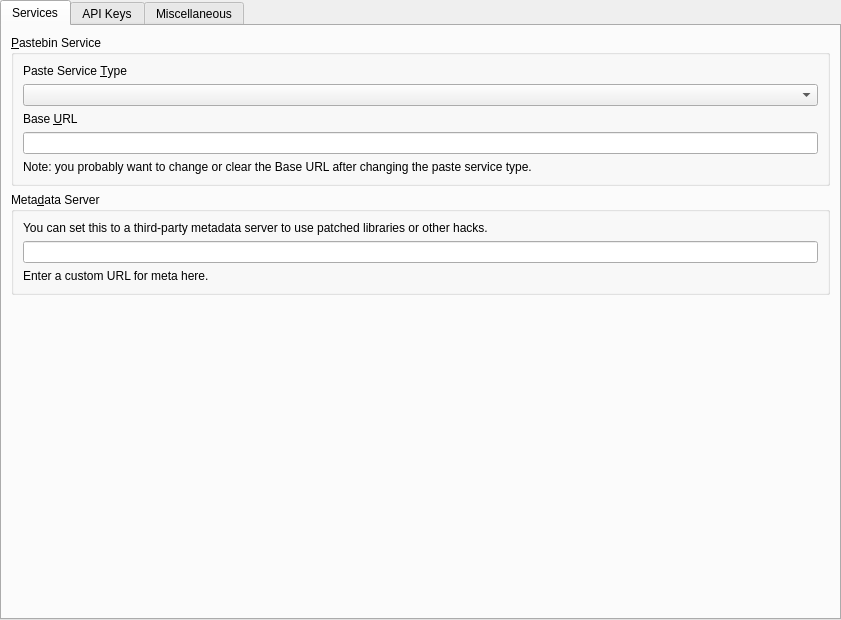
<?xml version="1.0" encoding="UTF-8"?>
<ui version="4.0">
 <class>APIPage</class>
 <widget class="QWidget" name="APIPage">
  <property name="geometry">
   <rect>
    <x>0</x>
    <y>0</y>
    <width>841</width>
    <height>620</height>
   </rect>
  </property>
  <layout class="QVBoxLayout" name="verticalLayout">
   <property name="leftMargin">
    <number>0</number>
   </property>
   <property name="topMargin">
    <number>0</number>
   </property>
   <property name="rightMargin">
    <number>0</number>
   </property>
   <property name="bottomMargin">
    <number>0</number>
   </property>
   <item>
    <widget class="QTabWidget" name="tabWidget">
     <property name="currentIndex">
      <number>0</number>
     </property>
     <widget class="QWidget" name="tab">
      <attribute name="title">
       <string>Services</string>
      </attribute>
      <layout class="QVBoxLayout" name="verticalLayout_2">
       <item>
        <widget class="QGroupBox" name="groupBox_paste">
         <property name="title">
          <string>&amp;Pastebin Service</string>
         </property>
         <layout class="QVBoxLayout" name="verticalLayout_3">
          <item>
           <widget class="QLabel" name="pasteServiceTypeLabel">
            <property name="text">
             <string>Paste Service &amp;Type</string>
            </property>
            <property name="buddy">
             <cstring>pasteTypeComboBox</cstring>
            </property>
           </widget>
          </item>
          <item>
           <widget class="QComboBox" name="pasteTypeComboBox"/>
          </item>
          <item>
           <widget class="QLabel" name="baseURLLabel">
            <property name="text">
             <string>Base &amp;URL</string>
            </property>
            <property name="buddy">
             <cstring>baseURLEntry</cstring>
            </property>
           </widget>
          </item>
          <item>
           <widget class="QLineEdit" name="baseURLEntry">
            <property name="placeholderText">
             <string/>
            </property>
            <property name="clearButtonEnabled">
             <bool>true</bool>
            </property>
           </widget>
          </item>
          <item>
           <widget class="QLabel" name="baseURLNote">
            <property name="text">
             <string>Note: you probably want to change or clear the Base URL after changing the paste service type.</string>
            </property>
            <property name="wordWrap">
             <bool>true</bool>
            </property>
           </widget>
          </item>
         </layout>
        </widget>
       </item>
       <item>
        <widget class="QGroupBox" name="groupBox_meta">
         <property name="title">
          <string>Meta&amp;data Server</string>
         </property>
         <layout class="QVBoxLayout" name="verticalLayout_5">
          <item>
           <widget class="QLabel" name="label_5">
            <property name="text">
             <string>You can set this to a third-party metadata server to use patched libraries or other hacks.</string>
            </property>
            <property name="textFormat">
             <enum>Qt::RichText</enum>
            </property>
            <property name="wordWrap">
             <bool>true</bool>
            </property>
           </widget>
          </item>
          <item>
           <widget class="QLineEdit" name="metaURL">
            <property name="placeholderText">
             <string/>
            </property>
           </widget>
          </item>
          <item>
           <widget class="QLabel" name="label_6">
            <property name="text">
             <string>Enter a custom URL for meta here.</string>
            </property>
            <property name="textFormat">
             <enum>Qt::RichText</enum>
            </property>
            <property name="wordWrap">
             <bool>true</bool>
            </property>
            <property name="openExternalLinks">
             <bool>true</bool>
            </property>
           </widget>
          </item>
         </layout>
        </widget>
       </item>
       <item>
        <spacer name="verticalSpacer_2">
         <property name="orientation">
          <enum>Qt::Vertical</enum>
         </property>
         <property name="sizeHint" stdset="0">
          <size>
           <width>20</width>
           <height>40</height>
          </size>
         </property>
        </spacer>
       </item>
      </layout>
     </widget>
     <widget class="QWidget" name="tab_2">
      <attribute name="title">
       <string>API Keys</string>
      </attribute>
      <layout class="QVBoxLayout" name="verticalLayout_8">
       <item>
        <widget class="QGroupBox" name="groupBox_msa">
         <property name="title">
          <string>&amp;Microsoft Authentication</string>
         </property>
         <layout class="QVBoxLayout" name="verticalLayout_4">
          <item>
           <widget class="QLabel" name="label_3">
            <property name="text">
             <string>Note: you probably don't need to set this if logging in via Microsoft Authentication already works.</string>
            </property>
            <property name="textFormat">
             <enum>Qt::RichText</enum>
            </property>
            <property name="wordWrap">
             <bool>true</bool>
            </property>
           </widget>
          </item>
          <item>
           <widget class="QLineEdit" name="msaClientID">
            <property name="placeholderText">
             <string>(Default)</string>
            </property>
           </widget>
          </item>
          <item>
           <widget class="QLabel" name="label_4">
            <property name="text">
             <string>Enter a custom client ID for Microsoft Authentication here.</string>
            </property>
            <property name="textFormat">
             <enum>Qt::RichText</enum>
            </property>
            <property name="wordWrap">
             <bool>true</bool>
            </property>
            <property name="openExternalLinks">
             <bool>true</bool>
            </property>
           </widget>
          </item>
         </layout>
        </widget>
       </item>
       <item>
        <widget class="QGroupBox" name="groupBox_ely">
         <property name="title">
          <string>&amp;Ely.by Accounts</string>
         </property>
         <layout class="QVBoxLayout" name="verticalLayout_10">
          <item>
           <widget class="QLabel" name="label_2">
            <property name="text">
             <string>Note: you probably don't need to set this if logging in via Ely.by Accounts already works.</string>
            </property>
            <property name="textFormat">
             <enum>Qt::RichText</enum>
            </property>
            <property name="wordWrap">
             <bool>true</bool>
            </property>
           </widget>
          </item>
          <item>
           <widget class="QLineEdit" name="elyClientID">
            <property name="placeholderText">
             <string>(Default)</string>
            </property>
           </widget>
          </item>
          <item>
           <widget class="QLabel" name="label_13">
            <property name="text">
             <string>Enter a custom client ID for Ely.by Accounts here.</string>
            </property>
            <property name="textFormat">
             <enum>Qt::RichText</enum>
            </property>
            <property name="wordWrap">
             <bool>true</bool>
            </property>
            <property name="openExternalLinks">
             <bool>true</bool>
            </property>
           </widget>
          </item>
         </layout>
        </widget>
       </item>
       <item>
        <widget class="QGroupBox" name="groupBox_modrinth">
         <property name="enabled">
          <bool>true</bool>
         </property>
         <property name="title">
          <string>&amp;Modrinth API</string>
         </property>
         <layout class="QGridLayout" name="gridLayout">
          <item row="0" column="0">
           <widget class="QLabel" name="label_8">
            <property name="text">
             <string>&lt;html&gt;&lt;head/&gt;&lt;body&gt;&lt;p&gt;Note: you only need to set this to access private data. Read the &lt;a href=&quot;https://docs.modrinth.com/#section/Authentication&quot;&gt;documentation&lt;/a&gt; for more information.&lt;/p&gt;&lt;/body&gt;&lt;/html&gt;</string>
            </property>
            <property name="openExternalLinks">
             <bool>true</bool>
            </property>
           </widget>
          </item>
          <item row="2" column="0">
           <widget class="QLabel" name="label_7">
            <property name="text">
             <string>Enter a custom API token for Modrinth here.</string>
            </property>
            <property name="textFormat">
             <enum>Qt::RichText</enum>
            </property>
            <property name="wordWrap">
             <bool>true</bool>
            </property>
            <property name="openExternalLinks">
             <bool>true</bool>
            </property>
           </widget>
          </item>
          <item row="1" column="0">
           <widget class="QLineEdit" name="modrinthToken">
            <property name="enabled">
             <bool>true</bool>
            </property>
            <property name="placeholderText">
             <string>(None)</string>
            </property>
           </widget>
          </item>
         </layout>
        </widget>
       </item>
       <item>
        <widget class="QGroupBox" name="groupBox_flame">
         <property name="enabled">
          <bool>true</bool>
         </property>
         <property name="title">
          <string>&amp;CurseForge Core API</string>
         </property>
         <layout class="QGridLayout" name="gridLayout_2">
          <item row="0" column="0">
           <widget class="QLabel" name="label_10">
            <property name="text">
             <string>Note: you probably don't need to set this if CurseForge already works.</string>
            </property>
           </widget>
          </item>
          <item row="2" column="0">
           <widget class="QLabel" name="label_9">
            <property name="text">
             <string>Enter a custom API Key for CurseForge here.</string>
            </property>
            <property name="textFormat">
             <enum>Qt::RichText</enum>
            </property>
            <property name="wordWrap">
             <bool>true</bool>
            </property>
            <property name="openExternalLinks">
             <bool>true</bool>
            </property>
           </widget>
          </item>
          <item row="1" column="0">
           <widget class="QLineEdit" name="flameKey">
            <property name="enabled">
             <bool>true</bool>
            </property>
            <property name="placeholderText">
             <string>(Default)</string>
            </property>
           </widget>
          </item>
         </layout>
        </widget>
       </item>
       <item>
        <widget class="QGroupBox" name="groupBox">
         <property name="title">
          <string>Technic Client ID</string>
         </property>
         <layout class="QVBoxLayout" name="verticalLayout_9">
          <item>
           <widget class="QLabel" name="label_11">
            <property name="text">
             <string>&lt;html&gt;&lt;head/&gt;&lt;body&gt;&lt;p&gt;Note: you only need to set this to access private data.&lt;/p&gt;&lt;/body&gt;&lt;/html&gt;</string>
            </property>
           </widget>
          </item>
          <item>
           <widget class="QLineEdit" name="technicClientID">
            <property name="placeholderText">
             <string>(None)</string>
            </property>
           </widget>
          </item>
          <item>
           <widget class="QLabel" name="label_12">
            <property name="text">
             <string>Enter a custom GUID client ID for Technic here.</string>
            </property>
           </widget>
          </item>
         </layout>
        </widget>
       </item>
       <item>
        <spacer name="verticalSpacer">
         <property name="orientation">
          <enum>Qt::Vertical</enum>
         </property>
         <property name="sizeHint" stdset="0">
          <size>
           <width>20</width>
           <height>40</height>
          </size>
         </property>
        </spacer>
       </item>
      </layout>
     </widget>
     <widget class="QWidget" name="tab_3">
      <attribute name="title">
       <string>Miscellaneous</string>
      </attribute>
      <layout class="QVBoxLayout" name="verticalLayout_6">
       <item>
        <widget class="QGroupBox" name="groupBox_ua">
         <property name="minimumSize">
          <size>
           <width>0</width>
           <height>0</height>
          </size>
         </property>
         <property name="title">
          <string>User Agent</string>
         </property>
         <layout class="QVBoxLayout" name="verticalLayout_7">
          <item>
           <widget class="QLineEdit" name="userAgentLineEdit"/>
          </item>
          <item>
           <widget class="QLabel" name="userAgentLabel">
            <property name="text">
             <string>Enter a custom User Agent here. The special string $LAUNCHER_VER will be replaced with the version of the launcher.</string>
            </property>
           </widget>
          </item>
         </layout>
        </widget>
       </item>
       <item>
        <spacer name="verticalSpacer_3">
         <property name="orientation">
          <enum>Qt::Vertical</enum>
         </property>
         <property name="sizeHint" stdset="0">
          <size>
           <width>20</width>
           <height>40</height>
          </size>
         </property>
        </spacer>
       </item>
      </layout>
     </widget>
    </widget>
   </item>
  </layout>
 </widget>
 <resources/>
 <connections/>
</ui>
